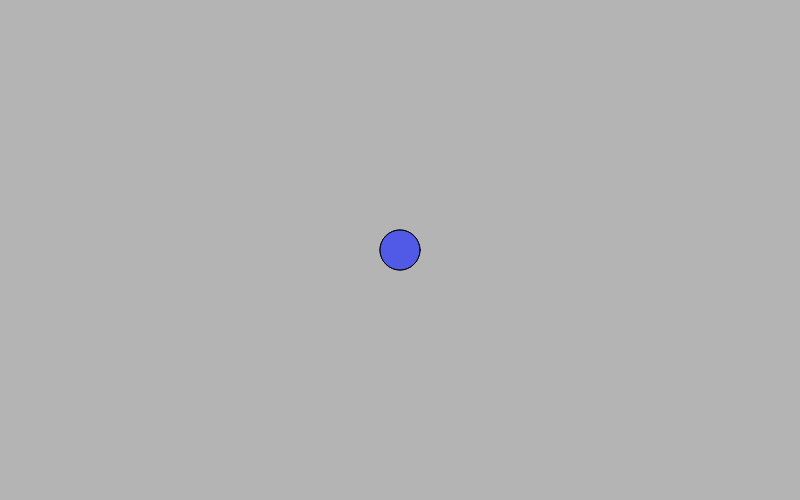
Frame 1 (no input)
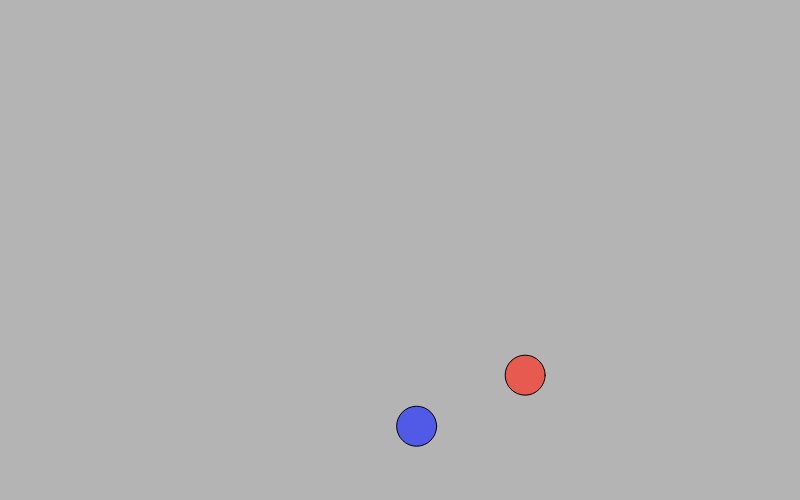
Frame 60 (no input)
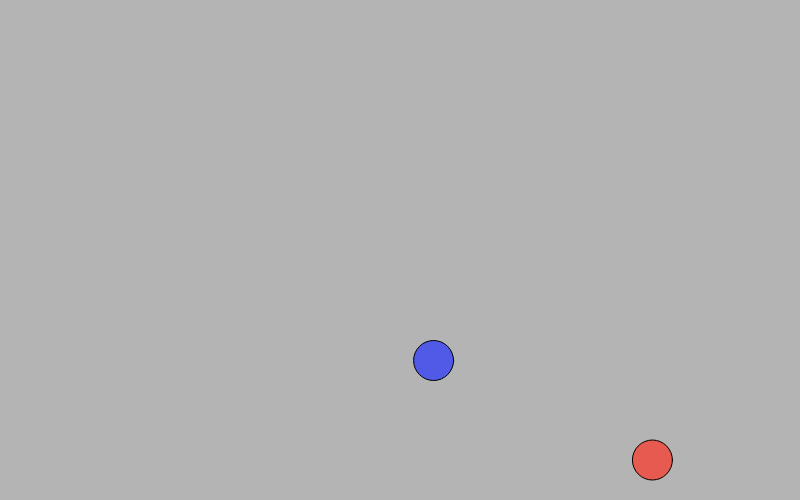
Frame 120 (the mouse pressed at the canvas centre since frame 60)

The p5.js sketch that drew these frames (run headless with seeded random() and noise() and a simulated clock; from frame 60 on, the mouse is pressed at the canvas centre):

// p5.js sketch
// ── sketch.js
let ball;
let ball2;
let angle;
let angle2;
let speed;

function setup() {
    createCanvas(800, 500);
    background(180);

    speed = 3
    angle = 25;
    angle2 = 47;

    ball = new Ball(width/2, height/2, 0, 0, 20, 230, 90, 80);
    ball2 = new Ball(width/2, height/2, 0, 0, 20, 80, 90, 230);

    ball.vx = speed*cos(angle * PI/100);
    ball.vy = speed*sin(angle * PI/100);
    ball2.vx = speed*cos(angle2 * PI/100);
    ball2.vy = speed*sin(angle2 * PI/100);
}

function draw() {
    background(180);
    ball.drawBall();
    ball.moveBall();
    ball2.drawBall();
    ball2.moveBall();

    if (ball.x > width - ball.radius || ball.x < ball.radius) {
        ball.vx = -ball.vx;
    }
    if (ball.y > height - ball.radius || ball.y < ball.radius) {
        ball.vy = -ball.vy;
    }
    if (ball2.x > width - ball2.radius || ball2.x < ball2.radius) {
        ball2.vx = -ball2.vx;
    }
    if (ball2.y > height - ball2.radius || ball2.y < ball2.radius) {
        ball2.vy = -ball2.vy;
    }
}
// ── Ball.js
//Arrow class
class Ball {
	constructor(x, y, vx, vy, radius, r, g, b) {
		//x and y properties of arrow
		this.x = x;
		this.y = y;
		this.vx = vx;
		this.vy = vy;
		this.radius = radius;
		this.r = r;
		this.g = g;
		this.b = b;
	}
	//function to draw the arrow
	drawBall() {
		//translate from the top left corner to x and y of object
		fill(this.r, this.g, this.b);
		ellipse(this.x, this.y, this.radius*2, this.radius*2);
	}

	moveBall() {
		this.x = this.x + this.vx;
		this.y = this.y + this.vy;
	}
}
